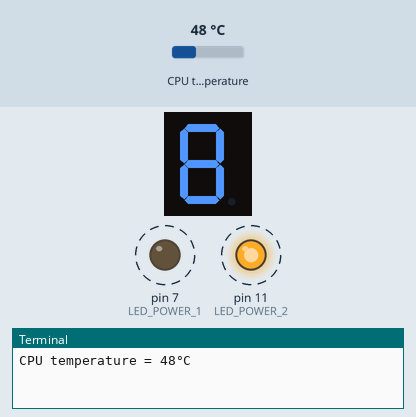
Recording of a program running on a simulated Raspberry Pi (header pin numbers). Shown: 1-digit seven-segment display, output pins drawn as LEDs (lit = HIGH), the last lines printed to the terminal. Dashed ring = blinking. Inputs (shaded band) come from the test bench; at power-on: CPU temperature 48 °C. The segment pins are drawn as the display they are named for; pins used as bus, display or sensor lines are not drawn.

Above: at 1.2 s.
1.3 s: CPU temperature set to 31 °C
At 4.69 s:
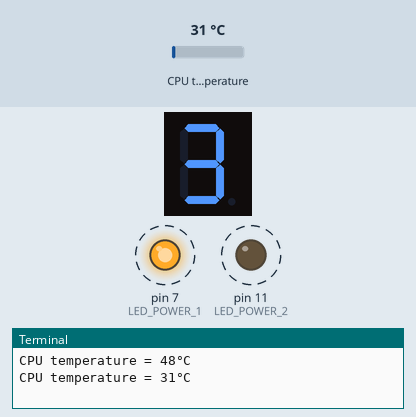
6.3 s: CPU temperature set to 58 °C
At 9.83 s:
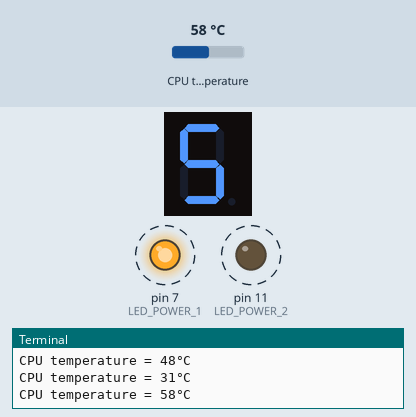
11.3 s: CPU temperature set to 71 °C
At 12.55 s:
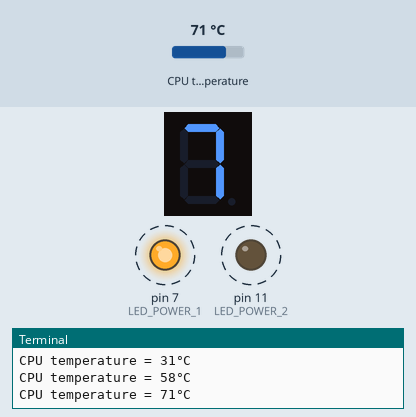
Timing chart, 0 to 22.3 s (numbered marks = the images above; inputs shaded):
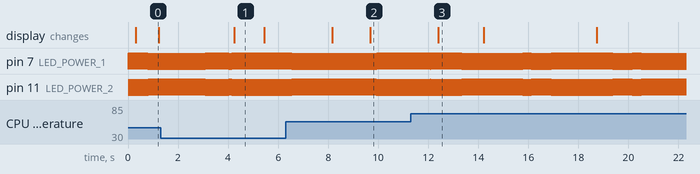

The program:

digital-2.py
```python
#!/usr/bin/env python
# encoding: utf-8

'''
接线图：
RPi    digital
7  <---> 10
11 <---> 5
13 <---> 3
15 <---> 9
29 <---> 8
31 <---> 6
33 <---> 7
35 <---> 4
37 <---> 1

'''

import RPi.GPIO as GPIO
import time
import os


# 数码管1-2正极分别使用的针脚
LED_POWER_1 = 7
LED_POWER_2 = 11

# A－G管分别使用的针脚
LED_A = 13
LED_B = 15
LED_C = 29
LED_D = 31
LED_E = 33
LED_F = 35
LED_G = 37

# 获取CPU温度
def get_cpu_temperature():
  return os.popen('vcgencmd measure_temp').read()[5:7]

# 重置数码管，熄灭所有数字
def reset():
  GPIO.output((LED_POWER_1, LED_POWER_2), GPIO.LOW)
  GPIO.output((LED_A, LED_B, LED_C, LED_D, LED_E, LED_F, LED_G), GPIO.HIGH)

# 设置第几个数码管亮起
def set_position(position):
  if position == 1:
    GPIO.output(LED_POWER_1, GPIO.HIGH)
  else:
    GPIO.output(LED_POWER_2, GPIO.HIGH)

# 显示数字0
def show0(p):
  reset()
  set_position(p)
  GPIO.output((LED_A, LED_B, LED_C, LED_D, LED_E, LED_F), GPIO.LOW)

# 显示数字1
def show1(p):
  reset()
  set_position(p)
  GPIO.output((LED_B, LED_C), GPIO.LOW)

# 显示数字2
def show2(p):
  reset()
  set_position(p)
  GPIO.output((LED_A, LED_B, LED_D, LED_E, LED_G), GPIO.LOW)

# 显示数字3
def show3(p):
  reset()
  set_position(p)
  GPIO.output((LED_A, LED_B, LED_C, LED_D, LED_G), GPIO.LOW)

# 显示数字4
def show4(p):
  reset()
  set_position(p)
  GPIO.output((LED_B, LED_C, LED_F, LED_G), GPIO.LOW)

# 显示数字5
def show5(p):
  reset()
  set_position(p)
  GPIO.output((LED_A, LED_C, LED_D, LED_F, LED_G), GPIO.LOW)

# 显示数字6
def show6(p):
  reset()
  set_position(p)
  GPIO.output((LED_A, LED_C, LED_D, LED_E, LED_F, LED_G), GPIO.LOW)

# 显示数字7
def show7(p):
  reset()
  set_position(p)
  GPIO.output((LED_A, LED_B, LED_C), GPIO.LOW)

# 显示数字8
def show8(p):
  reset()
  set_position(p)
  GPIO.output((LED_A, LED_B, LED_C, LED_D, LED_E, LED_F, LED_G), GPIO.LOW)

# 显示数字9
def show9(p):
  reset()
  set_position(p)
  GPIO.output((LED_A, LED_B, LED_C, LED_D, LED_F, LED_G), GPIO.LOW)

GPIO.setmode(GPIO.BOARD)

# 初始化引脚输出模式
GPIO.setup((LED_POWER_1, LED_POWER_2, LED_A, LED_B, LED_C, LED_D, LED_E, LED_F, LED_G), GPIO.OUT)

function_directory = locals()

try:
  while True:
    cpu_temperature = get_cpu_temperature()
    print 'CPU temperature = %s°C'%(cpu_temperature)

    loop = 0
    while loop < 200:
      loop += 1
      # 先显示高位
      position = 1
      for n in cpu_temperature:
        function_directory['show%s'%(n)](position)
        time.sleep(0.01)
        position += 1

except KeyboardInterrupt:
  GPIO.cleanup()
```

Measured:
- after the input at 1.3 s, the display: changes after 2.9 s (image 1)
- after the input at 6.3 s, the display: first changes after 1.9 s (image 2 shows a later state)
- after the input at 11.3 s, the display: changes after 1.1 s (image 3)
- by itself, pin 7 (LED_POWER_1), pin 11 (LED_POWER_2): alternates HIGH for 0.01 s and LOW for 0.01 s
